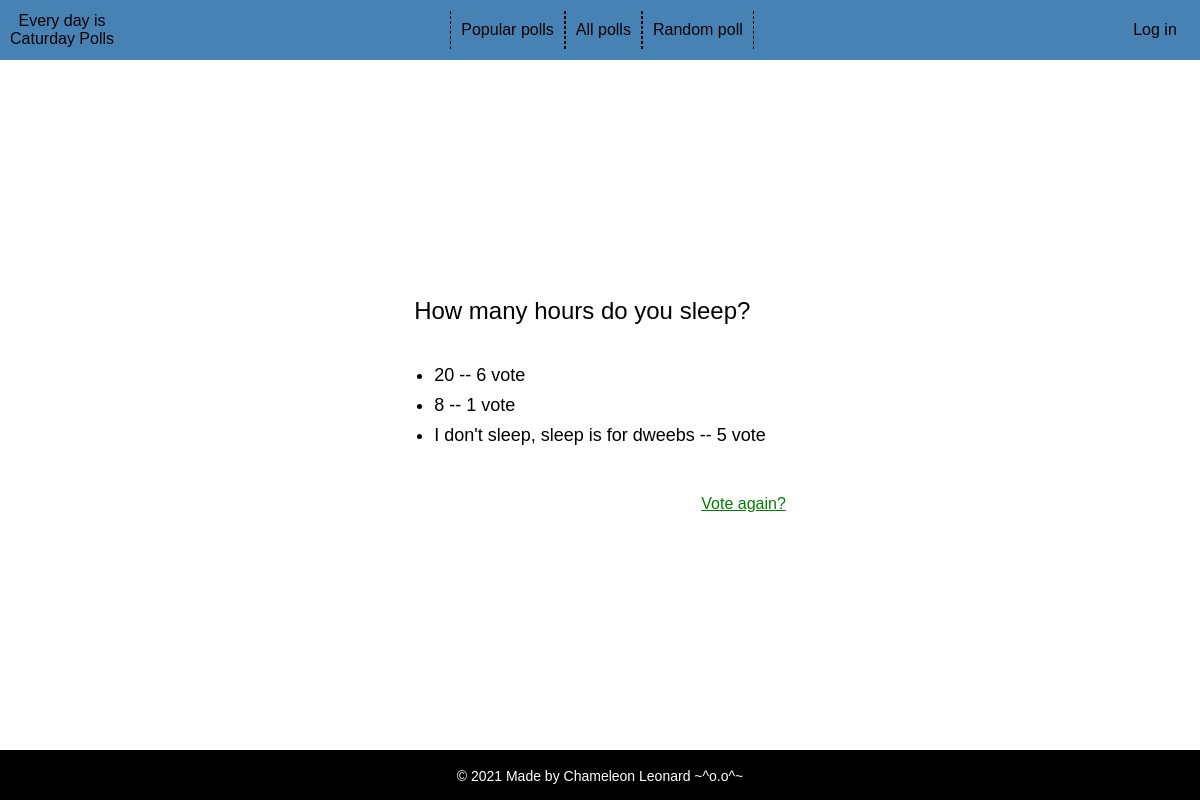
The page /polls/2/results/ on the database as committed earlier.
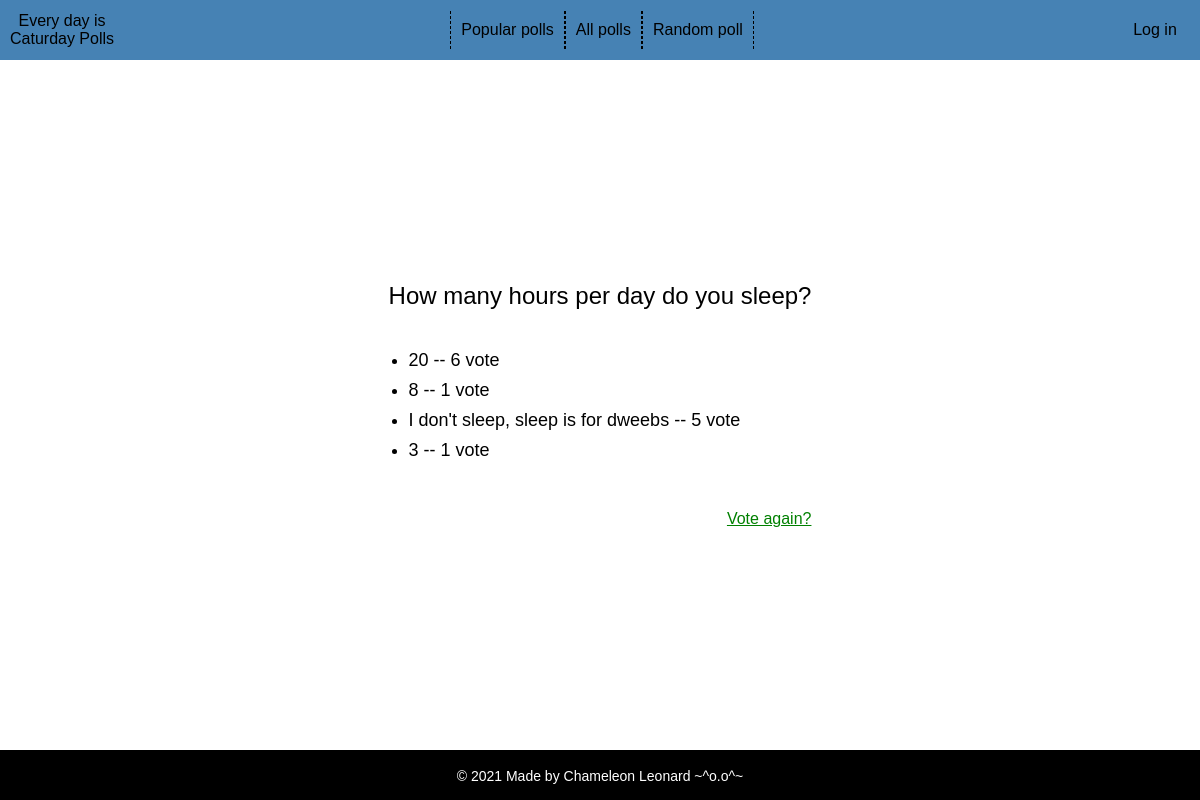
The same page on the database as committed later.
### catpolls/models.py (models this page shows, shortened)
class Catuestion(models.Model):
    catuestion_text = models.CharField(max_length=200)
    publication_date = models.DateTimeField('date published')
    catuestion_image = models.ImageField(upload_to='polls-img/', default='polls-img/img23.jpg')
    def was_published_recently(self):
        now = timezone.now()
        return now - datetime.timedelta(days=1) <= self.publication_date <= now
    was_published_recently.admin_order_field = 'publication_date'
    was_published_recently.boolean = True
    was_published_recently.short_description = 'Published recently?'

class Cachoice(models.Model):
    catuestion = models.ForeignKey(Catuestion, on_delete=models.CASCADE)
    cachoice_text = models.CharField(max_length=200)
    cavotes = models.IntegerField(default=0)

### catpolls/views.py (the view)
# urls.py: path('<int:pk>/results/', views.ResultsView.as_view(), name="results"),
class ResultsView(generic.DetailView):
    model = Catuestion
    template_name = 'catpolls/results.html'

### catpolls/templates/catpolls/results.html
{% extends 'catpolls/index.html' %}
{% load static %}
{% block content %}
    <div class="question">
        <p>{{ catuestion.catuestion_text }}</p>
    </div>
    <div class="results">
        <ul>
            {% for cachoice in catuestion.cachoice_set.all %}
                <li>{{ cachoice.cachoice_text }} -- {{ cachoice.cavotes }} vote{{ cachioce.cavotes|pluralize }}</li>
            {% endfor %}
        </ul>
    </div>
    <div class="again">
        <a href="{% url 'catpolls:detail' catuestion.id %}">Vote again?</a>
    </div>
{% endblock %}

Rows that differ between the two databases and show on the page:
changed Catuestion: catuestion_text "How many hours do you sleep?" → "How many hours per day do you sleep?"
added Cachoice: cachoice_text "3", cavotes "1"
